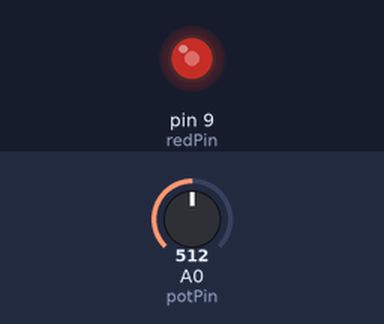
A sketch run on a simulated Arduino Uno, built with avr-gcc and run on an emulated ATmega328P. On the bench: output pins drawn as LEDs (lit = HIGH). The test bench sets the inputs (shaded band); at power-on: A0 (potPin) = 512.

Above: at 1.2 s.
1.3 s: A0 (potPin) set to 306
At 2.5 s:
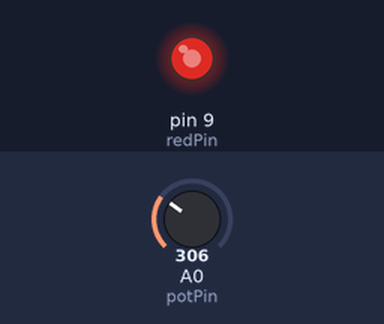
2.8 s: A0 (potPin) set to 122
At 3.9 s:
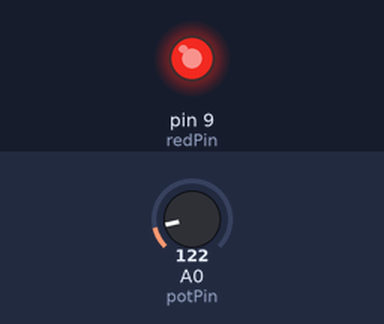
4.3 s: A0 (potPin) set to 900
At 5.0 s:
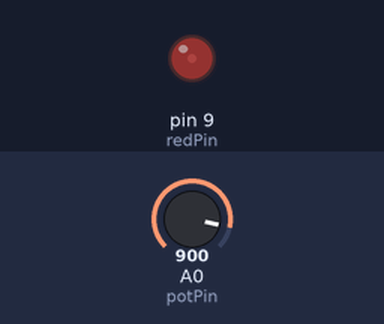
5.8 s: A0 (potPin) set to 1023
At 6.1 s:
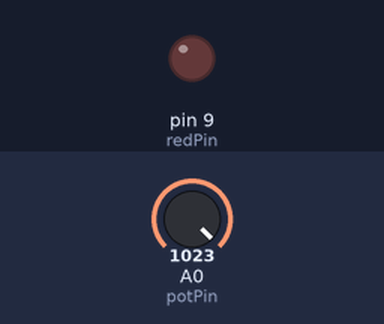
7.3 s: A0 (potPin) set to 511
At 8.5 s:
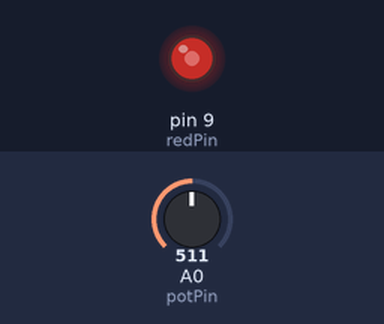
Timing chart, 0 to 9.8 s (numbered marks = the images above; inputs shaded):
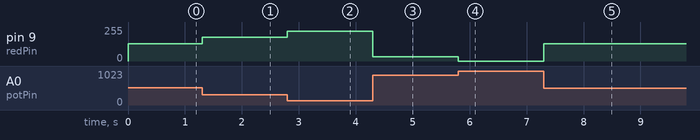

The sketch:

06_Red_Brightness_Potentiometer.ino
```cpp
const int redPin = 9;
const int potPin = A0;

void setup() {
  pinMode(redPin, OUTPUT);
}

void loop() {
  int potValue = analogRead(potPin);

  int brightness = map(potValue, 0, 1023, 255, 0);

  analogWrite(redPin, brightness);
}
```

Measured:
- after the input at 1.3 s, pin 9 (redPin): 128/255 → 179/255 at once
- after the input at 2.8 s, pin 9 (redPin): 179/255 → 225/255 at once
- after the input at 4.3 s, pin 9 (redPin): 225/255 → 31/255 at once
- after the input at 5.8 s, pin 9 (redPin): 31/255 → 0/255 at once
- after the input at 7.3 s, pin 9 (redPin): 0/255 → 128/255 at once
